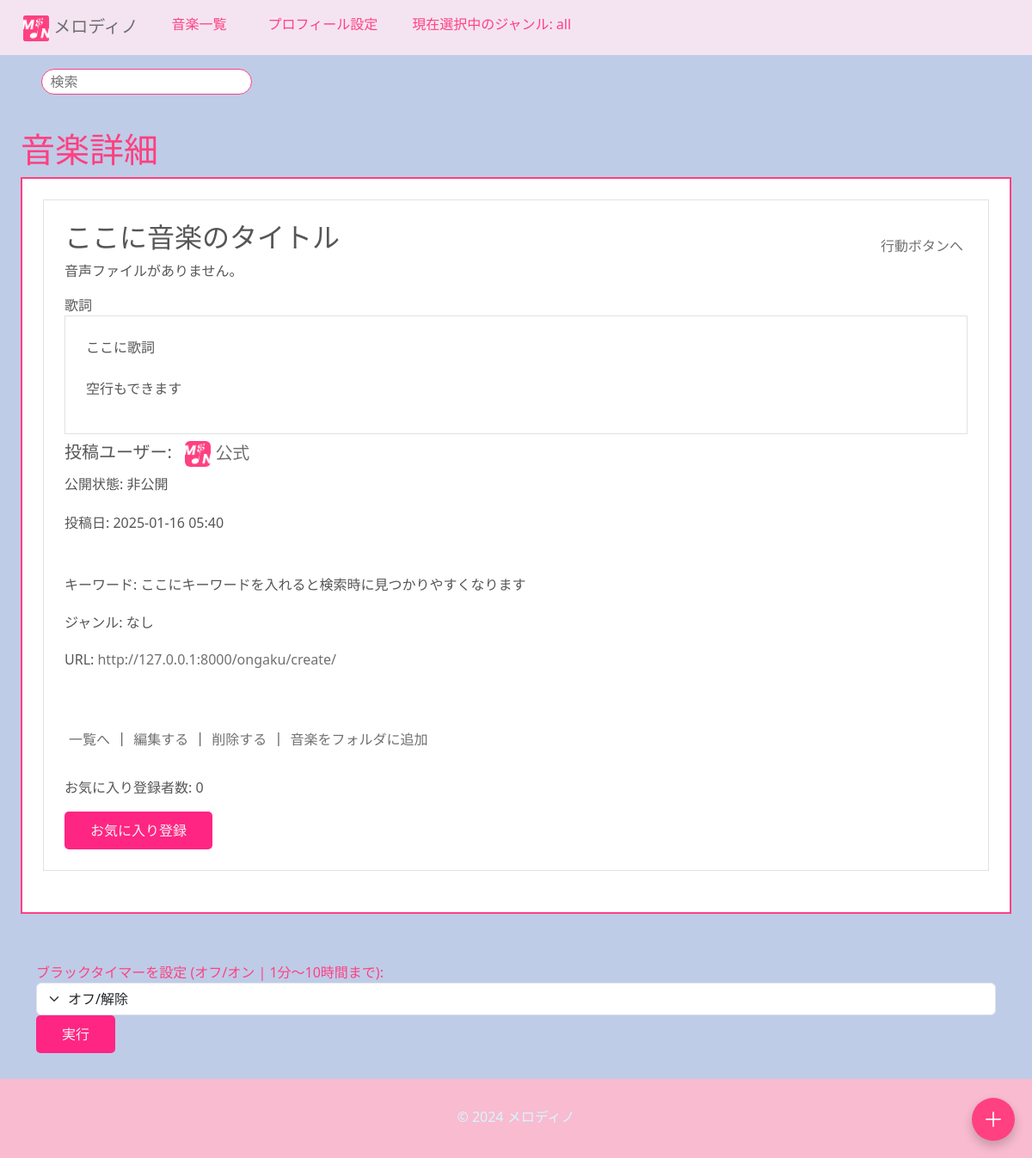
The app's page /ongaku/1/datail/ (signed in), older data.
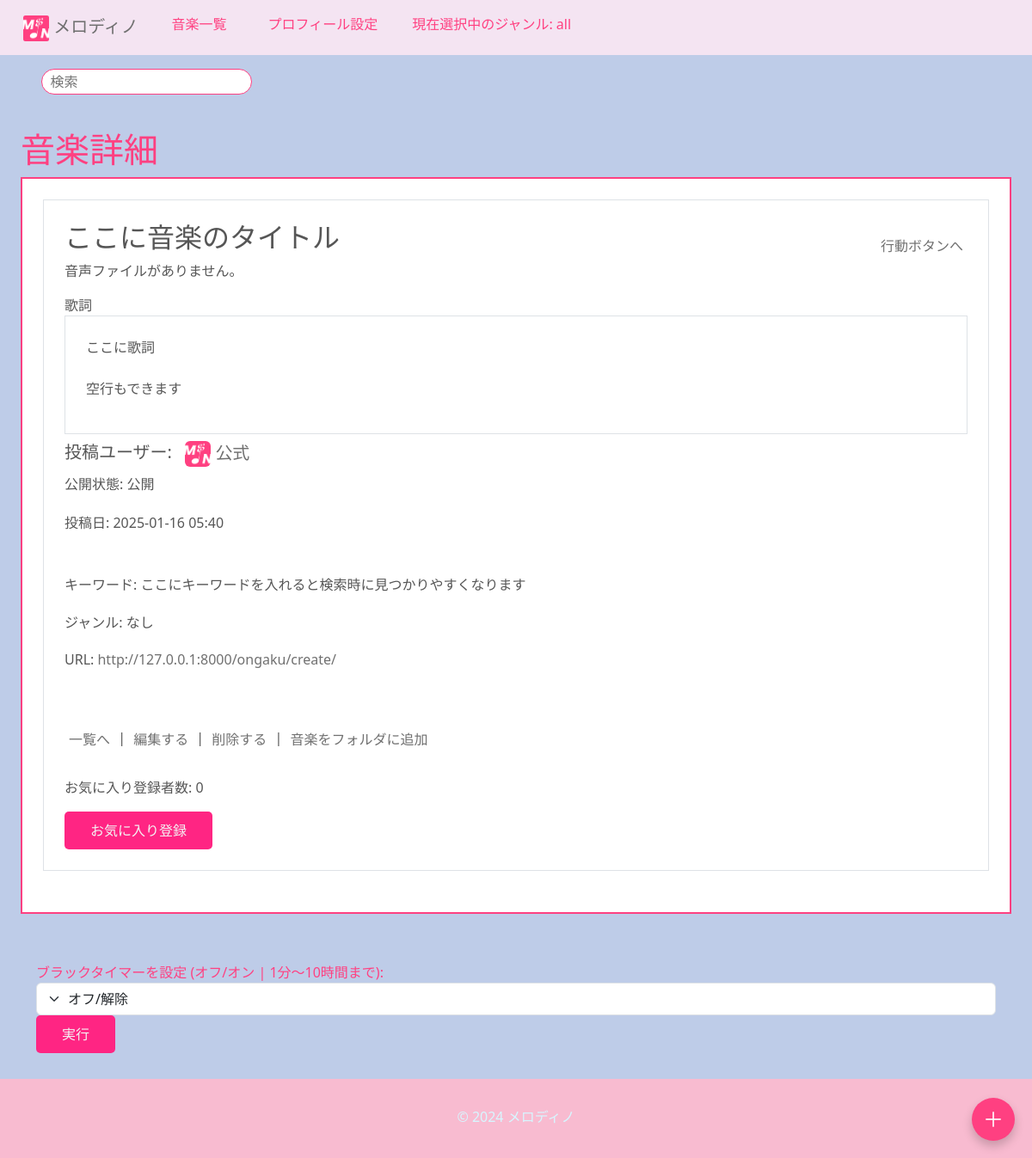
The same page, newer data.
### ongaku/models.py (models this page shows, shortened)
class Ongaku(models.Model):
    title = models.CharField(max_length=70, verbose_name="タイトル")
    text = models.TextField(blank=True, default="", verbose_name="説明")
    audio_file = models.FileField(upload_to='music/', null=True, blank=True, verbose_name="音楽ファイル")
    thumbnail = models.ImageField(null=True, blank=True, verbose_name="サムネイル")
    category = models.CharField(
        max_length=200, choices=CATEGORY, null=True, blank=True, verbose_name="カテゴリー"
    )
    custom_category = models.CharField(
        max_length=150,
        blank=True,
        help_text="検索時に見つかりやすくなります。",
        verbose_name="カスタムカテゴリー"
    )
    user = models.ForeignKey(User, on_delete=models.CASCADE, related_name='songs', verbose_name="ユーザー")
    search_count = models.IntegerField(default=0, verbose_name="検索回数")
    play_count = models.IntegerField(default=0, verbose_name="再生回数")
    is_public = models.BooleanField(default=False, verbose_name="公開設定")  # 公開/非公開設定
    created_at = models.DateTimeField(auto_now_add=True, verbose_name="作成日時")  # 投稿日
    ongaku_url = models.URLField(blank=False, null=False, verbose_name="音楽URL")
    favorites = models.ManyToManyField(User, related_name='favorite_songs', blank=True, verbose_name="お気に入り")
    favorited_by = models.ManyToManyField(
        'UserProfile',  # ユーザー情報が保存されているモデル
        related_name='favorite_songs',
        blank=True,
        verbose_name="お気に入りユーザー"
    )
    order = models.PositiveIntegerField(default=0, verbose_name="順序")
    class Meta:
        ordering = ['order']

class UserProfile(models.Model):
    user = models.OneToOneField(User, on_delete=models.CASCADE, verbose_name="ユーザー")
    songs = models.ManyToManyField(Ongaku, verbose_name="作った曲")  # ユーザーが作成した曲の関連
    display_name = models.CharField(max_length=60, unique=True, blank=True, null=True, verbose_name="表示名")
    bio = models.TextField(max_length=35, blank=True, null=True, verbose_name="自己紹介文")  # 自己紹介
    profile_picture = models.ImageField(upload_to='profile_pictures/', blank=True, null=True, verbose_name="アイコン")
    youtube_url = models.URLField(blank=True, null=True, verbose_name="YouTube")  # YouTube URL
    twitter_url = models.URLField(blank=True, null=True, verbose_name="x(Twitter)")  # Twitter URL

### ongaku/views.py (the view)
# urls.py: path('ongaku/<int:pk>/datail/', views.DetailOngakuView.as_view(), name='detail-ongaku'),
class DetailOngakuView(LoginRequiredMixin, DetailView):
    template_name = 'ongaku/ongaku_detail.html'
    model = Ongaku
    def get_context_data(self, **kwargs):
        context = super().get_context_data(**kwargs)
        ongaku = context['ongaku']
        favorite_count = ongaku.favorites.count()
        is_favorited = self.request.user.favorite_songs.filter(id=ongaku.id).exists()
        context['favorite_count'] = favorite_count
        context['is_favorited'] = is_favorited
        return context

### ongaku/templates/ongaku/ongaku_detail.html (shortened to what this page needs)
{% extends 'base.html' %}
{% block h1 %}音楽詳細{% endblock %}
{% block content %}
    <div class="border border_color p-4 mb-2" type="tokubetu">
        <div class="border border_color p-4 mb-4">
            <div style="display: flex;">
                <h2 class="h2 custom-title">{{ object.title }}</h2>
                <a href="#action" style="margin-top: auto; margin-left: auto;" class="btn p-1 btn-lg">行動ボタンへ</a>
            </div>
            {% if object.audio_file %}
                <audio id="audioPlayer{{ object.pk }}" controls style="width: 100%; max-width: 100%;">
                    <source src="{{ object.audio_file.url }}" type="audio/mpeg">
                    Your browser does not support the audio element.
                </audio>
            {% else %}
                {% if object.user == request.user %}
                    <p>音声ファイルがありません。</p>
                {% endif %}
            {% endif %}
            <div>
                <label>歌詞</label>
                <div class="border border_color p-4 mb-2">
                    <p style="white-space: pre-line;">{{ object.text|default:"なし" }}</p>
                </div>
                <span>
                    <div class="profile-container">
                        <h5>
                            投稿ユーザー:
                            <a href="{% url 'profile' object.user.pk %}">
                                {% if object.user.userprofile.profile_picture %}
                                    <img src="{{ object.user.userprofile.profile_picture.url }}" alt="プロフィール画像" class="profile-picture">
                                {% endif %}
                                {% if object.user.userprofile.display_name == None %}
                                    {{ object.user.userprofile.display_name|default:"匿名" }}{{ user.id }}
                                {% else %}
                                    {{ object.user.userprofile.display_name|default:"匿名" }}
                                {% endif %}
                            </a>
                        </h5>
                    </div>
                    {% if object.user == request.user %}
                        <p>公開状態: {{ ongaku.is_public|yesno:"公開,非公開" }}</p>
                    {% endif %}
                    <div>
                        <h6 class="card-title mt-4">投稿日: {{ object.created_at|date:"Y-m-d H:i" }}</h6>
                    </div>
                </span>
                <h4><br></h4>
            </div>
            <div class="category-info">
                <h6 class="card-title mt-4">キーワード: {{ object.custom_category|default:"なし" }}</h6>
                <h6 class="card-title mt-4">ジャンル: {{ object.category|default:"なし" }}</h6>
            </div>
            {% if object.ongaku_url %}
                <div>
                    <h6 class="card-title mt-4">
                        URL: <a href="{{ object.ongaku_url }}" target="_blank" style="word-wrap: break-word; word-break: break-word; white-space: normal; transition: color 0.3s ease, text-decoration 0.3s ease; max-width: 100%; ">{{ object.ongaku_url }}</a>
                    </h6>
                </div>
            {% endif %}
            <h4><br><br></h4>
            <div id="action">
                <a href="{% url 'list-ongaku' %}" class="btn p-1">一覧へ</a> |
                {% if object.user == request.user %}
                    <a href="{% url 'update-ongaku' object.pk %}" class="btn p-1">編集する</a> |
                    <a href="{% url 'delete-ongaku' object.pk %}" class="btn p-1">削除する</a> |
                {% else %}
                    <a href="https://twitter.com/share?url={{ request.build_absolute_uri }}&text={{ item.title }}をチェック！" target="_blank" class="btn p-1">シェアする</a> |
                    <a href="{% url 'review' object.pk %}" class="btn p-1">レビューする</a> |
                {% endif %}
                    <a href="{% url 'add_song_to_folder' object.pk %}" class="btn p-1">音楽をフォルダに追加</a>
                <div>
                    <h6><br></h6>
                    <p>お気に入り登録者数: <span id="favorite-count">{{ favorite_count }}</span></p>
                    <form id="favorite-form" method="POST" action="{% url 'toggle_favorite' ongaku.id %}">
                        <button type="submit" id="favorite-button">
                            {% if is_favorited %}
                                お気に入り解除
                            {% else %}
                                お気に入り登録
                            {% endif %}
                        </button>
                    </form>
                </div>
            </div>
        </div>
    </div>
</div>
{% endblock content %}

### templates/base.html (shortened to what this page needs)
{% load static %}
<!doctype html>
<html lang="ja">
    <head>
        <link rel="stylesheet" href="https://cdn.jsdelivr.net/npm/bootstrap@5.3.0/dist/css/bootstrap.rtl.min.css">
        {% load static %}
        <link rel="stylesheet" type="text/css" href="{% static 'ongaku/css/style.css' %}">
        <link rel="stylesheet" href="{% static 'css/style.css' %}?v=1.0">
        <link rel="stylesheet" type="text/css" href="{% static 'css/style.css' %}">
    </head>
    <body id="body">
        <nav class="navbar navbar-expand-lg navbar-dark bg-success sticky-top">
            <div class="container-fluid">
                <div class="navbar-brand">
                    <a style="margin: 0 auto; margin-left: -1px; text-align: center; text-decoration:none;" href="#">
                        <img style="width: auto; height: 30px;" src="{% get_media_prefix %}icon/MandN1.png" alt="logo">
                        メロディノ
                    </a>
                </div>
                <div class="collapse navbar-collapse" id="navbarNav">
                    <ul class="navbar-nav" style="margin-left: -4.5%;">
                        <li class="nav-item">
                            <a class="nav-link mx-3" href="{% url 'list-ongaku' %}">音楽一覧</a>
                        </li>
                        {% if request.user.is_authenticated %}
                            <li>
                                <a class="nav-link mx-3" href="{% url 'profile_list' %}">プロフィール設定</a>
                            </li>
                            <li>
                                <p class="mx-3" style="color: #ff4081 !important; margin-top: 8px;">現在選択中のジャンル: {% if selected_category %}{{ selected_category }}{% else %}all{% endif %}</p>
                            </li>
                        {% endif %}
                    </ul>
                </div>
            </div>
        </nav>
        {% block is_search %}
        {% if request.user.is_authenticated %}
        <div class="search-form">
            <form method="GET" action="{% url 'search' %}">
                <input type="text kensaku" name="query" placeholder="検索" aria-label="Search">
            </form>
        </div>
        {% endif %}
        {% endblock %}
        {% block plus_button %}
        <button id="plusButton" class="border_color plus-button btn" onclick="openModal(); animateButton()">
            ＋
        </button>
        {% endblock %}
        <div class="p-4">
            <h1>{% block h1 %}{% endblock %}</h1>
            {% block content %}{% endblock content %}
        {% block is_authenticated %}
        {% if request.user.is_authenticated %}
            <div class="container mt-4">
                <label for="timerSelect" style="color: #ff4081;">ブラックタイマーを設定 (オフ/オン | 1分〜10時間まで):</label>
                <select id="timerSelect" class="form-select">
                    <option value="0">オフ/解除</option>
                </select>
                <button onclick="setTimer()">実行</button>
            </div>
        {% endif %}
        {% endblock %}
            <footer>
                <p style="margin-top: 12px; text-align: center;">&copy; 2024 メロディノ</p>
            </footer>
    </body>
</html>

### ongaku/static/ongaku/css/style.css (style rules this page uses)
a { text-decoration: none; }

### templates/base.html (style rules this page uses)
body { background-color: #becce8; color: #565656; transition: background-color 0.5s, color 0.5s; }
.navbar-collapse { margin-left: 20px; }
.navbar { background-color: #f4e4f2 !important; color: #181818; }
.navbar-nav .nav-link { transition: background-color 0.3s ease, color 0.3s ease, transform 0.3s ease; border-radius: 25px; }
button { background-color: #ff2583; color: #f4f4f4; border: none; padding: 10px 30px; border-radius: 5px; }
a { color: rgb(112, 112, 112) !important; }
h1, h2, h3, h4, .h5 { color: #ff4081; }
footer { margin-top: 30px; background-color: #f8bbd0; padding: 20px 0; text-align: center; color: #d7f6ff; }
div[type="tokubetu"] { border-color: #ff4081; border: 2px solid #ff4081 !important; background-color: #ffff; }
.navbar-brand { display: flex; align-items: center; justify-content: flex-start; }
.navbar-dark .navbar-nav .nav-link, .navbar-nav form input { color: #ff4081 !important; }
.search-form { display: flex; justify-content: center; width: 100%; max-width: 300px; margin-left: 20px; }
.search-form input { width: 100%; height: 30px; border-radius: 20px; border: 1px solid #ff4081; padding-left: 10px; }
#plusButton { position: fixed; bottom: 20px; right: 20px; z-index: 1000; font-size: 24px; border-radius: 50%; width: 50px; height: 50px; display: flex; justify-content: center; align-items: center; background-color: #ff4081; color: #fff; box-shadow: 0 6px 12px rgba(0, 0, 0, 0.2); }
ul li { list-style-type: none; padding-left: 0; }

### ongaku/templates/ongaku/ongaku_detail.html (style rules this page uses)
.profile-container { display: flex; align-items: center; }
.profile-picture { width: 30px; height: 30px; margin-left: 10px; border-radius: 20%; }
.btn { font-size: 1rem; }

Row changes from the older to the newer data that the page shows:
changed Ongaku "ここに音楽のタイトル": is_public "非公開" → "公開"
